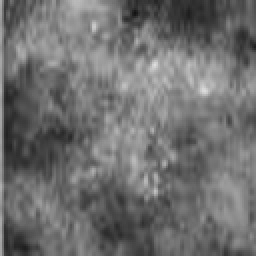
#> input picture datasets_api/test_data/B4RMLO.jpg, 128 x 128 px, given in place of B4RMLO.bmp, which was not available (shown 2 times larger)
$ python test_pywt.py
#> lines starting #> are read from the running program, lines starting #| are printed output that depends on the picture; pictures that were not available may be replaced by others from this repository, and a replacement may not be noted
# -*- encoding: utf-8 -*-
"""
@File    : test_pywt.py.py
@Time    : 11/23/2021 12:56 AM
@Author  : Liuwen Zou
@Email   : levinforward@163.com
@Software: PyCharm
"""
import cv2
import numpy as np
import matplotlib.pyplot as plt
import pywt

original_data = cv2.imread(r'D:\AllExploreDownloads\IDM\ExtraCode\test\B4RMLO.bmp',0)
#> original_data is the input picture: shape (128, 128); min 18, max 222, mean 110.7
print(original_data.shape)
#| (128, 128)

data_decomposed = []
coefficient = []
num_of_decomposed = 3
data_decomposed.append(original_data)


def plt_wl_decomposition( ll,  lh,  hl,  hh):
    titles = ['Approximation', ' Horizontal detail',
              'Vertical detail', 'Diagonal detail']
    fig = plt.figure()
    for i, data_decompostion in enumerate([ll, lh, hl, hh]):
        ax = fig.add_subplot(2, 2, i + 1)
        ax.imshow(data_decompostion, interpolation='nearest', cmap=plt.cm.gray)
        ax.set_xticks([])
        ax.set_yticks([])
        ax.set_title(titles[i], fontsize=12)
    coeffs = ll, (lh, hl, hh)
    reconstructed = pywt.idwt2(coeffs, 'haar')
    plt.imshow(reconstructed, interpolation='nearest', cmap=plt.cm.gray)
    plt.show()


for i in range(num_of_decomposed):
    last_data = data_decomposed[-1]
    coeffs = pywt.dwt2(last_data, 'haar')
    ll, (lh, hl, hh) = coeffs
    data_decomposed.append(ll)
    coefficient.append(coeffs)
    plt_wl_decomposition(ll, lh, hl, hh)
#> this loop made 3 passes
#> pass 1, `ll, (lh, hl, hh) = coeffs`:
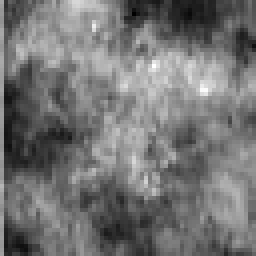
#> ll: shape (64, 64) float64 (shown 4 times larger); min 51.5, max 424.5, mean 221.4; drawn with min black and max white
#> pass 1, `ll, (lh, hl, hh) = coeffs`:
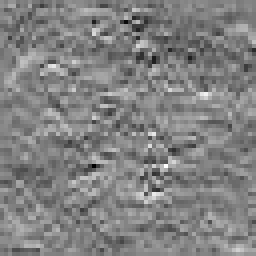
#> lh: shape (64, 64) float64 (shown 4 times larger); min -28, max 27, mean 0; drawn with min black and max white
#> pass 1, `ll, (lh, hl, hh) = coeffs`:
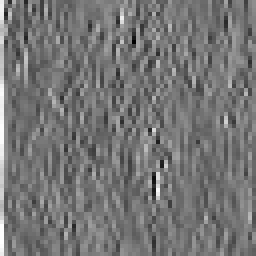
#> hl: shape (64, 64) float64 (shown 4 times larger); min -44, max 52.5, mean 0.4; drawn with min black and max white
#> pass 1, `ll, (lh, hl, hh) = coeffs`:
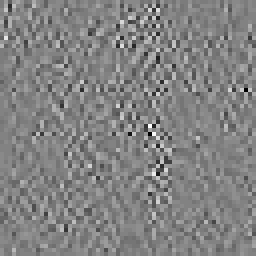
#> hh: shape (64, 64) float64 (shown 4 times larger); min -10, max 9.5, mean 0.00806; drawn with min black and max white
#> pass 1, in plt_wl_decomposition, `plt.show()`:
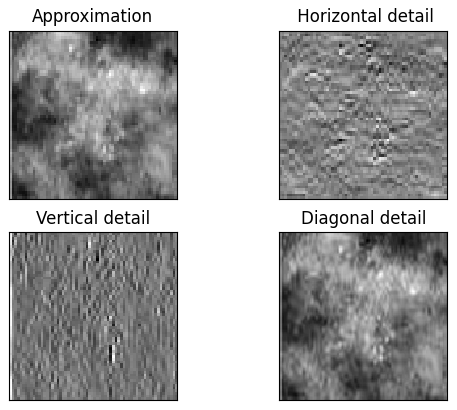
#> figure drawn by matplotlib, 4 panels
#> pass 2, in plt_wl_decomposition (call 2), `plt.show()`:
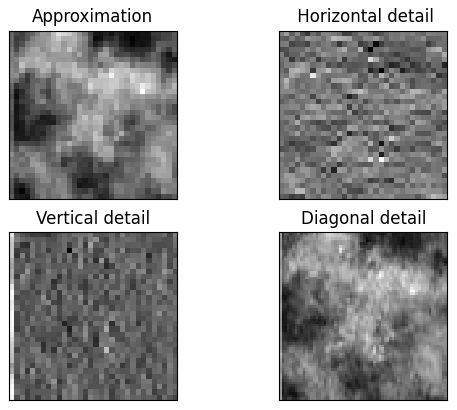
#> figure drawn by matplotlib, 4 panels
#> after the loop:
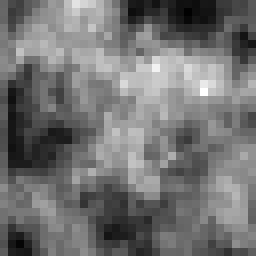
#> last_data: shape (32, 32) float64 (shown 8 times larger); min 155, max 797.8, mean 442.9; drawn with min black and max white
#> after the loop, coefficient = 3 items; data_decomposed = 4 items

$ run again, with datasets_api/test_data/B17LMLO.jpg copied over datasets_api/test_data/B4RMLO.jpg
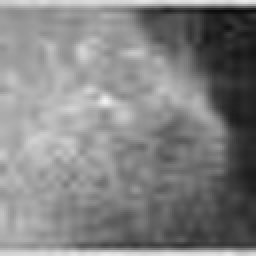
#> input picture datasets_api/test_data/B17LMLO.jpg, 128 x 128 px, given in place of B4RMLO.bmp, which was not available (shown 2 times larger)
#> original_data is the input picture: shape (128, 128); min 11, max 242, mean 130
#| (128, 128)
#> the loop `for i in range(num_of_decomposed):` made 3 passes
#> pass 1, in plt_wl_decomposition, `plt.show()`:
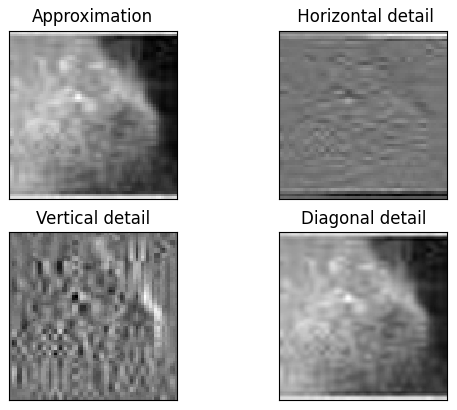
#> figure drawn by matplotlib, 4 panels
#> after the loop `for i in range(num_of_decomposed):`:
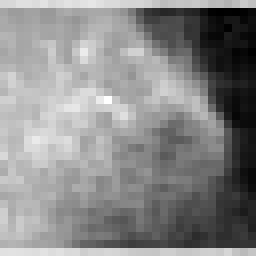
#> last_data: shape (32, 32) float64 (shown 8 times larger); min 100.5, max 882.3, mean 520.2; drawn with min black and max white
#> after the loop `for i in range(num_of_decomposed):`: coefficient = 3 items; data_decomposed = 4 items

$ run again, with datasets_api/test_data/M100RCC.jpg copied over datasets_api/test_data/B4RMLO.jpg
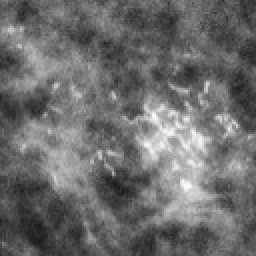
#> input picture datasets_api/test_data/M100RCC.jpg, 128 x 128 px, given in place of B4RMLO.bmp, which was not available (shown 2 times larger)
#> original_data is the input picture: shape (128, 128); min 26, max 255, mean 108
#| (128, 128)
#> the loop `for i in range(num_of_decomposed):` made 3 passes
#> pass 1, in plt_wl_decomposition, `plt.show()`:
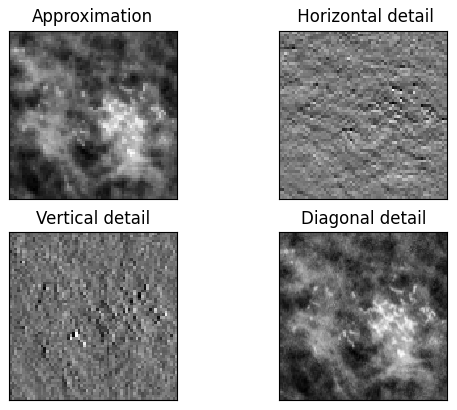
#> figure drawn by matplotlib, 4 panels
#> after the loop `for i in range(num_of_decomposed):`:
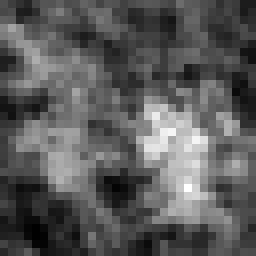
#> last_data: shape (32, 32) float64 (shown 8 times larger); min 152.5, max 938.5, mean 432.1; drawn with min black and max white
#> after the loop `for i in range(num_of_decomposed):`: coefficient = 3 items; data_decomposed = 4 items

$ run again, with datasets_api/test_data/M100RMLO.jpg copied over datasets_api/test_data/B4RMLO.jpg
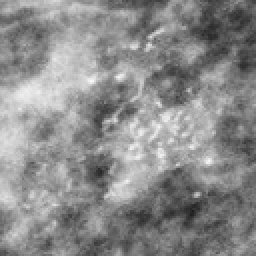
#> input picture datasets_api/test_data/M100RMLO.jpg, 128 x 128 px, given in place of B4RMLO.bmp, which was not available (shown 2 times larger)
#> original_data is the input picture: shape (128, 128); min 27, max 249, mean 138.9
#| (128, 128)
#> after the loop `for i in range(num_of_decomposed):`:
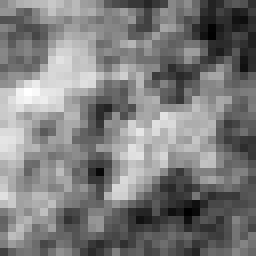
#> last_data: shape (32, 32) float64 (shown 8 times larger); min 198.5, max 928.5, mean 555.8; drawn with min black and max white
#> after the loop `for i in range(num_of_decomposed):`: coefficient = 3 items; data_decomposed = 4 items
